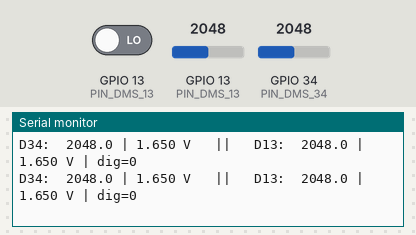
Bench run of a sketch on a simulated ESP32. On the bench: the last lines printed to the serial monitor. The test bench sets the inputs (shaded band); at power-on: GPIO 13 (PIN_DMS_13) = 2048, GPIO 34 (PIN_DMS_34) = 2048, GPIO 13 (PIN_DMS_13) LOW (analog values on the 0–4095 scale).

Above: at 2.2 s.
2.3 s: GPIO 13 (PIN_DMS_13) set to 1064
At 3.1 s:
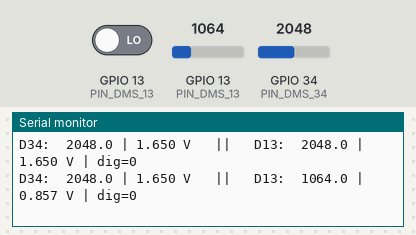
3.8 s: GPIO 13 (PIN_DMS_13) set to 929
At 4.7 s:
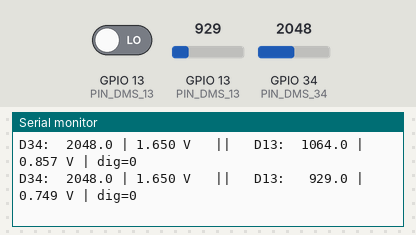
6.3 s: GPIO 34 (PIN_DMS_34) set to 1068
At 6.9 s:
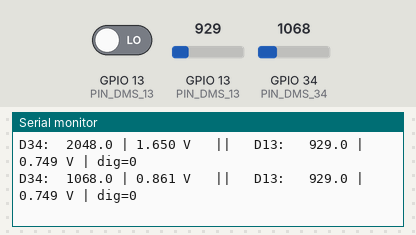
7.8 s: GPIO 34 (PIN_DMS_34) set to 925
At 8.5 s:
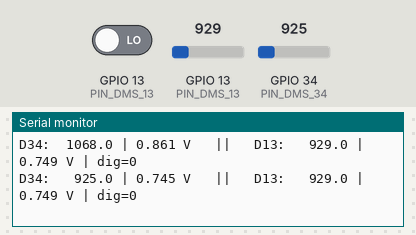
12.3 s: GPIO 34 (PIN_DMS_34) set to 109
At 12.9 s:
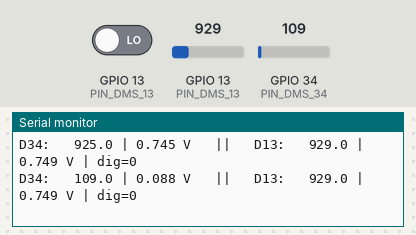
13.8 s: GPIO 34 (PIN_DMS_34) set to 91
At 14.5 s:
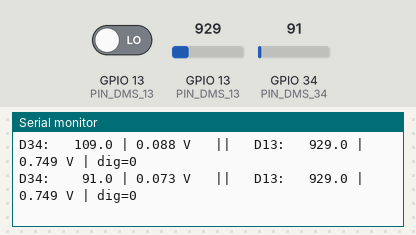

Measured:
- the behaviour switches between 1000 and 999 on GPIO 13 (PIN_DMS_13) (found by bisection; images 1 and 2)
- the behaviour switches between 1000 and 999 on GPIO 34 (PIN_DMS_34) (found by bisection; images 3 and 4)
- the behaviour switches between 100 and 99 on GPIO 34 (PIN_DMS_34) (found by bisection; images 5 and 6)
- after the input at 2.3 s, the serial monitor: prints a new line after 0.37 s (image 1)
- after the input at 3.8 s, the serial monitor: prints a new line after 0.50 s (image 2)
- after the input at 6.3 s, the serial monitor: prints a new line after 0.17 s (image 3)
- after the input at 7.8 s, the serial monitor: prints a new line after 0.30 s (image 4)
- after the input at 12.3 s, the serial monitor: prints a new line after 0.14 s (image 5)
- after the input at 13.8 s, the serial monitor: prints a new line after 0.27 s (image 6)

The sketch:

tes_adc_dms.ino
```cpp
// ==========================================================
//  TES PEMBACAAN ADC MODUL DMS (pin D34 dan D13)
//  Tujuan: memastikan sinyal apa yang keluar dari kabel
//  kuning (D34) dan hijau (D13) pada modul DMS.
//
//  PENTING: sketch ini SENGAJA tanpa WiFi. D13 adalah pin ADC2,
//  dan ADC2 tidak bisa dibaca analog saat WiFi aktif.
// ==========================================================

#define PIN_DMS_34 34   // Kabel kuning/ungu  (GPIO34, ADC1, input-only)
#define PIN_DMS_13 13   // Kabel hijau/biru   (GPIO13, ADC2)

const int JUMLAH_SAMPEL = 10; // Jumlah sampel untuk rata-rata

// Menghitung rata-rata ADC dari satu pin
float bacaRata(int pin) {
  long total = 0;
  for (int i = 0; i < JUMLAH_SAMPEL; i++) {
    total += analogRead(pin);
    delay(2);
  }
  return total / (float)JUMLAH_SAMPEL;
}

void setup() {
  Serial.begin(115200);
  delay(1000);

  analogReadResolution(12);        // ADC 12-bit: 0 - 4095
  analogSetAttenuation(ADC_11db);  // Rentang baca sekitar 0 - 3.3 V

  pinMode(PIN_DMS_34, INPUT);
  pinMode(PIN_DMS_13, INPUT);

  Serial.println("=== TES ADC DMS (tanpa WiFi) ===");
  Serial.println("Format: D34 raw | volt   ||   D13 raw | volt | digital");
}

void loop() {
  float raw34 = bacaRata(PIN_DMS_34);
  float raw13 = bacaRata(PIN_DMS_13);

  float v34 = raw34 * (3.3 / 4095.0); // Konversi ADC ke volt
  float v13 = raw13 * (3.3 / 4095.0);

  int dig13 = digitalRead(PIN_DMS_13); // Status HIGH/LOW pin 13 (untuk cek apakah sinyal digital)

  Serial.printf("D34: %7.1f | %.3f V   ||   D13: %7.1f | %.3f V | dig=%d\n",
                raw34, v34, raw13, v13, dig13);

  delay(500);
}
```
